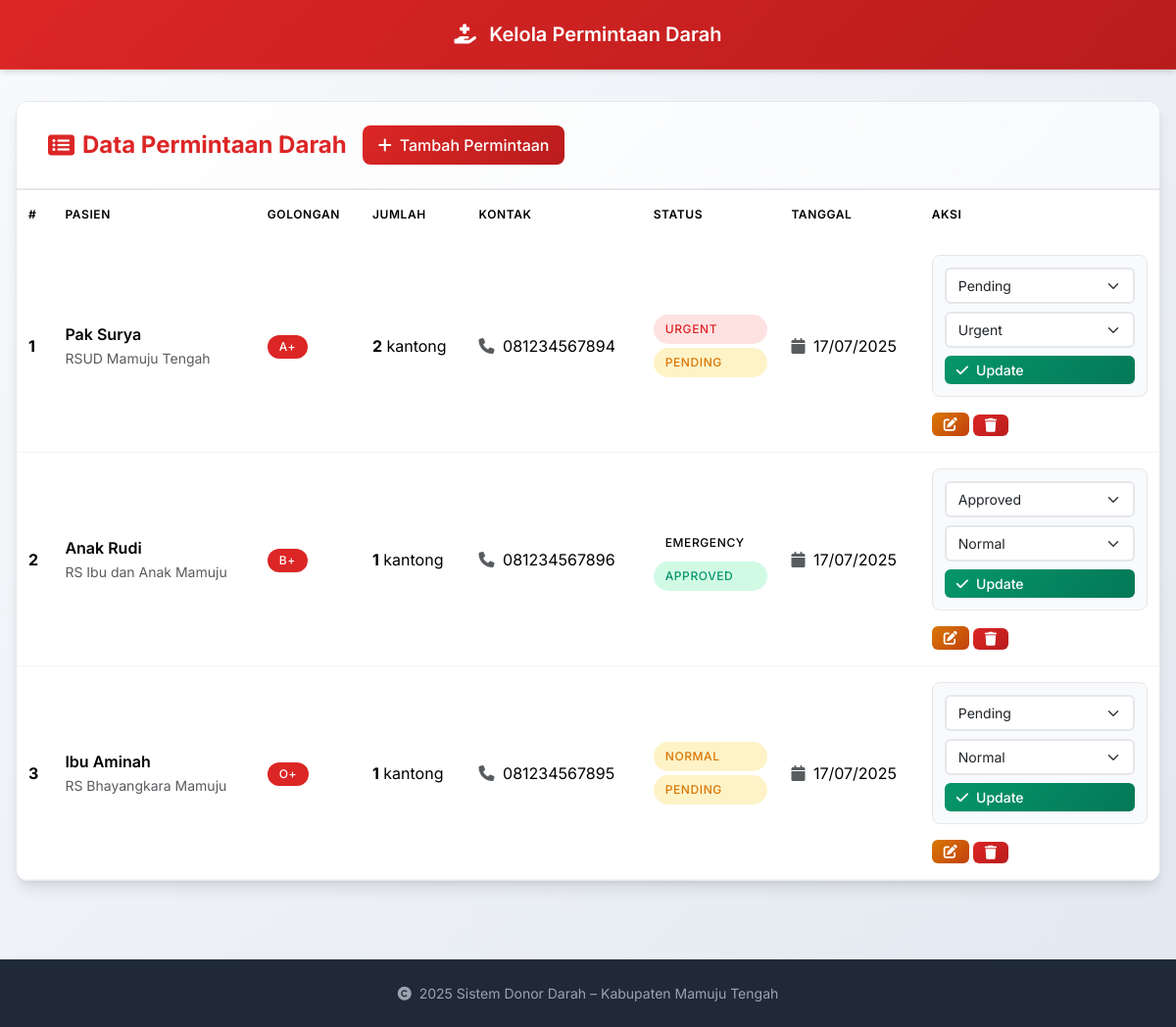
Screenshot of /admin/permintaan.php (signed in) with the database file from the repository.
### tables this page shows
CREATE TABLE IF NOT EXISTS `blood_requests` (
  `id` int(11) NOT NULL AUTO_INCREMENT,
  `patient_name` varchar(100) NOT NULL,
  `hospital` varchar(100) NOT NULL,
  `blood_type` enum('A','B','AB','O') NOT NULL,
  `rhesus` enum('+','-') NOT NULL DEFAULT '+',
  `quantity_needed` int(11) NOT NULL,
  `urgency` enum('normal','urgent','emergency') NOT NULL DEFAULT 'normal',
  `request_date` date NOT NULL,
  `needed_date` date NOT NULL,
  `contact_person` varchar(100) NOT NULL,
  `contact_phone` varchar(20) NOT NULL,
  `notes` text DEFAULT NULL,
  `status` enum('pending','approved','rejected','completed','cancelled') NOT NULL DEFAULT 'pending',
  `approved_by` int(11) DEFAULT NULL,
  `approved_at` timestamp NULL DEFAULT NULL,
  `created_at` timestamp NULL DEFAULT CURRENT_TIMESTAMP,
  `updated_at` timestamp NULL DEFAULT CURRENT_TIMESTAMP ON UPDATE CURRENT_TIMESTAMP,
  PRIMARY KEY (`id`),
  KEY `approved_by` (`approved_by`),
  INDEX `idx_requests_date` (`request_date`),
  INDEX `idx_requests_status` (`status`),
  INDEX `idx_requests_urgency` (`urgency`),
  CONSTRAINT `blood_requests_ibfk_1` FOREIGN KEY (`approved_by`) REFERENCES `users` (`id`) ON DELETE SET NULL
);

### admin/permintaan.php (the view, shortened to what this page needs)
<?php
include 'auth_check.php';
$data = false;
try {
    $columns_result = mysqli_query($conn, "SHOW COLUMNS FROM blood_requests");
    if ($columns_result) {
        $available_columns = [];
        while ($col = mysqli_fetch_assoc($columns_result)) {
            $available_columns[] = $col['Field'];
        }
        $select_columns = [];
        $required_columns = ['id', 'patient_name', 'hospital', 'blood_type', 'rhesus', 'quantity_needed',
                            'contact_person', 'contact_phone', 'notes', 'urgency', 'status', 'request_date'];
        foreach ($required_columns as $col) {
            if (in_array($col, $available_columns)) {
                $select_columns[] = $col;
            }
        }
        if (!empty($select_columns)) {
            $query = "SELECT " . implode(', ', $select_columns) . " FROM blood_requests ORDER BY
                      CASE WHEN urgency = 'urgent' THEN 1 ELSE 2 END, id DESC";
            $data = mysqli_query($conn, $query);
        }
    }
} catch (Exception $e) {
    $data = mysqli_query($conn, "SELECT * FROM blood_requests ORDER BY id DESC");
}
?>
<!DOCTYPE html>
<html lang="id">
<head>
  <link href="https://cdn.jsdelivr.net/npm/bootstrap@5.3.3/dist/css/bootstrap.min.css" rel="stylesheet" />
  <link href="https://cdnjs.cloudflare.com/ajax/libs/font-awesome/6.5.0/css/all.min.css" rel="stylesheet" />
</head>
<body>
<header class="header-main">
  <i class="fas fa-hand-holding-medical me-2"></i>
  Kelola Permintaan Darah
</header>
<div class="main-container">
  <div class="content-card">
    <div class="card-header">
      <h1 class="card-title">
        <i class="fas fa-list-alt"></i>
        Data Permintaan Darah
      </h1>
      <a href="tambah-permintaan.php" class="btn-modern btn-primary-modern">
        <i class="fas fa-plus"></i>
        Tambah Permintaan
      </a>
    </div>
    <div class="table-responsive">
      <table class="table table-modern">
        <thead>
          <tr>
            <th>#</th>
            <th>Pasien</th>
            <th>Golongan</th>
            <th>Jumlah</th>
            <th>Kontak</th>
            <th>Status</th>
            <th>Tanggal</th>
            <th>Aksi</th>
          </tr>
        </thead>
        <tbody>
          <?php if($data && mysqli_num_rows($data) > 0): ?>
            <?php $no = 1; while ($r = mysqli_fetch_assoc($data)) : ?>
            <tr>
              <td><strong><?= $no++ ?></strong></td>
              <td>
                <div class="fw-semibold"><?= htmlspecialchars($r['patient_name'] ?? 'N/A') ?></div>
                <small class="text-muted"><?= htmlspecialchars($r['hospital'] ?? 'N/A') ?></small>
              </td>
              <td>
                <span class="badge badge-modern" style="background: #dc2626; color: white;">
                  <?= htmlspecialchars(($r['blood_type'] ?? '') . ($r['rhesus'] ?? '')) ?>
                </span>
              </td>
              <td>
                <strong><?= (int)($r['quantity_needed'] ?? 0) ?></strong> kantong
              </td>
              <td>
                <i class="fas fa-phone text-muted me-1"></i>
                <?= htmlspecialchars($r['contact_phone'] ?? 'N/A') ?>
              </td>
              <td>
                <?php
                $urgency = $r['urgency'] ?? 'normal';
                $status = $r['status'] ?? 'pending';
                ?>
                <div class="d-flex flex-column gap-1">
                  <span class="badge-modern badge-<?= $urgency ?>"><?= ucfirst($urgency) ?></span>
                  <span class="badge-modern badge-<?= $status ?>"><?= ucfirst($status) ?></span>
                </div>
              </td>
              <td>
                <i class="fas fa-calendar text-muted me-1"></i>
                <?= date('d/m/Y', strtotime($r['request_date'] ?? 'now')) ?>
              </td>
              <td>
                <div class="action-buttons">
                  <form action="update-status-permintaan.php" method="post" class="status-update-form">
                    <div class="d-flex flex-column gap-2">
                      <select name="status" class="form-select form-select-sm form-select-modern">
                        <option value="pending" <?= ($r['status'] ?? 'pending') == 'pending' ? 'selected' : '' ?>>Pending</option>
                        <option value="approved" <?= ($r['status'] ?? 'pending') == 'approved' ? 'selected' : '' ?>>Approved</option>
                      </select>
                      <select name="urgency" class="form-select form-select-sm form-select-modern">
                        <option value="normal" <?= ($r['urgency'] ?? 'normal') == 'normal' ? 'selected' : '' ?>>Normal</option>
                        <option value="urgent" <?= ($r['urgency'] ?? 'normal') == 'urgent' ? 'selected' : '' ?>>Urgent</option>
                      </select>
                      <button type="submit" class="btn-modern btn-sm-modern btn-success-modern">
                        <i class="fas fa-check"></i>
                        Update
                      </button>
                    </div>
                  </form>
                  <div class="d-flex gap-1 mt-2">
                    <a href="edit-permintaan.php?id=<?= $r['id'] ?>" class="btn-modern btn-sm-modern btn-warning-modern" title="Edit Detail">
                      <i class="fas fa-edit"></i>
                    </a>
                    <form action="hapus-permintaan.php" method="post" class="d-inline" onsubmit="return confirm('Yakin ingin menghapus permintaan ini?');">
                      <button type="submit" class="btn-modern btn-sm-modern btn-danger-modern" title="Hapus">
                        <i class="fas fa-trash"></i>
                      </button>
                    </form>
                  </div>
                </div>
              </td>
            </tr>
            <?php endwhile ?>
          <?php endif; ?>
        </tbody>
      </table>
    </div>
  </div>
</div>
<footer class="footer-modern">
  <i class="fas fa-copyright me-1"></i>
  <?= date('Y') ?> Sistem Donor Darah – Kabupaten Mamuju Tengah
</footer>
</body>
</html>

### admin/permintaan.php (style rules this page uses)
:root { --primary-color: #dc2626; --secondary-color: #1f2937; --success-color: #059669; --warning-color: #d97706; --danger-color: #dc2626; --info-color: #0284c7; --light-color: #f8fafc; --dark-color: #111827; --border-radius: 12px; --shadow-sm: 0 1px 2px 0 rgb(0 0 0 / 0.05); --shadow-md: 0 4px 6px -1px rgb(0 0 0 / 0.1), 0 2px 4px -2px rgb(0 0 0 / 0.1); --shadow-lg: 0 10px 15px -3px rgb(0 0 0 / 0.1), 0 4px 6px -4px rgb(0 0 0 / 0.1); }
body { font-family: 'Inter', sans-serif; background: linear-gradient(135deg, #f8fafc 0%, #e2e8f0 100%); color: var(--dark-color); min-height: 100vh; }
.header-main { background: linear-gradient(135deg, var(--primary-color) 0%, #b91c1c 100%); color: white; padding: 20px 0; text-align: center; font-weight: 600; font-size: 1.25rem; box-shadow: var(--shadow-md); border-bottom: 1px solid rgba(255,255,255,0.1); }
.main-container { max-width: 1400px; margin: 0 auto; padding: 2rem 1rem; }
.content-card { background: white; border-radius: var(--border-radius); box-shadow: var(--shadow-lg); overflow: hidden; border: 1px solid #e5e7eb; }
.card-header { background: linear-gradient(135deg, #ffffff 0%, #f8fafc 100%); padding: 1.5rem 2rem; border-bottom: 2px solid #e5e7eb; display: flex; justify-content: between; align-items: center; flex-wrap: wrap; gap: 1rem; }
.card-title { font-size: 1.5rem; font-weight: 700; color: var(--primary-color); margin: 0; display: flex; align-items: center; gap: 0.5rem; }
.btn-modern { border-radius: 8px; font-weight: 500; padding: 0.5rem 1rem; transition: all 0.2s ease; border: none; text-decoration: none; display: inline-flex; align-items: center; gap: 0.5rem; }
.btn-primary-modern { background: linear-gradient(135deg, var(--primary-color) 0%, #b91c1c 100%); color: white; box-shadow: var(--shadow-sm); }
.btn-sm-modern { padding: 0.25rem 0.75rem; font-size: 0.875rem; border-radius: 6px; }
.table-modern { margin: 0; background: white; }
.table-modern thead { background: linear-gradient(135deg, var(--secondary-color) 0%, #374151 100%); color: white; }
.table-modern thead th { font-weight: 600; padding: 1rem 0.75rem; border: none; text-transform: uppercase; font-size: 0.75rem; letter-spacing: 0.05em; }
.table-modern tbody td { padding: 1rem 0.75rem; border-bottom: 1px solid #f3f4f6; vertical-align: middle; }
.badge-modern { padding: 0.375rem 0.75rem; border-radius: 9999px; font-size: 0.75rem; font-weight: 500; text-transform: uppercase; letter-spacing: 0.05em; }
.badge-urgent { background-color: #fee2e2; color: #dc2626; }
.badge-normal { background-color: #fef3c7; color: #d97706; }
.badge-pending { background-color: #fef3c7; color: #d97706; }
.badge-approved { background-color: #d1fae5; color: #059669; }
.form-select-modern { border: 2px solid #e5e7eb; border-radius: 6px; padding: 0.375rem 0.75rem; font-size: 0.875rem; transition: all 0.2s ease; }
.action-buttons { display: flex; flex-direction: column; gap: 0.5rem; min-width: 200px; }
.status-update-form { background: #f8fafc; padding: 0.75rem; border-radius: 8px; border: 1px solid #e5e7eb; }
.btn-success-modern { background: linear-gradient(135deg, var(--success-color) 0%, #047857 100%); color: white; }
.btn-warning-modern { background: linear-gradient(135deg, var(--warning-color) 0%, #c2410c 100%); color: white; }
.btn-danger-modern { background: linear-gradient(135deg, var(--danger-color) 0%, #b91c1c 100%); color: white; }
.footer-modern { background: var(--secondary-color); color: #9ca3af; text-align: center; padding: 1.5rem; font-size: 0.875rem; margin-top: 3rem; }

### rows the page displays
blood_requests: patient_name "Pak Surya", hospital "RSUD Mamuju Tengah", blood_type+rhesus "A+", quantity_needed "2", contact_phone "081234567894", urgency "URGENT", status "PENDING", request_date "17/07/2025", status "Pending", urgency "Urgent"
blood_requests: patient_name "Anak Rudi", hospital "RS Ibu dan Anak Mamuju", blood_type+rhesus "B+", quantity_needed "1", contact_phone "081234567896", urgency "EMERGENCY", status "APPROVED", request_date "17/07/2025", status "Approved"
blood_requests: patient_name "Ibu Aminah", hospital "RS Bhayangkara Mamuju", blood_type+rhesus "O+", quantity_needed "1", contact_phone "081234567895", urgency "NORMAL", status "PENDING", request_date "17/07/2025", status "Pending", urgency "Normal"
